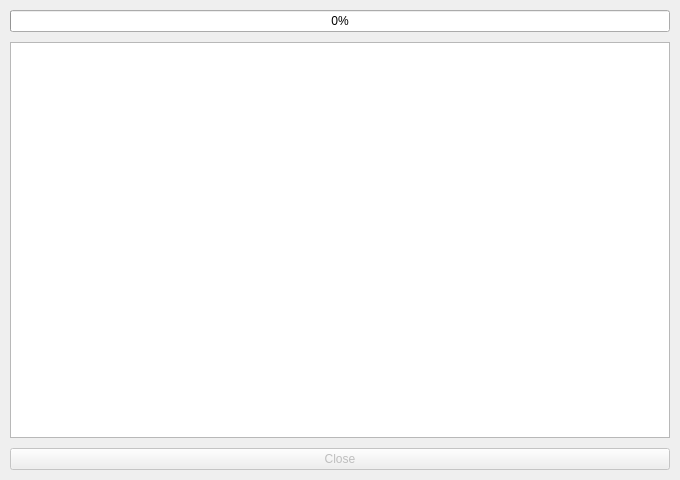
<?xml version="1.0" encoding="UTF-8"?>
<ui version="4.0">
 <class>OptimizationResultsDialog</class>
 <widget class="QDialog" name="OptimizationResultsDialog">
  <property name="geometry">
   <rect>
    <x>0</x>
    <y>0</y>
    <width>680</width>
    <height>480</height>
   </rect>
  </property>
  <property name="windowTitle">
   <string>Optimization Results</string>
  </property>
  <property name="locale">
   <locale language="English" country="UnitedStates"/>
  </property>
  <layout class="QVBoxLayout" name="verticalLayout">
   <property name="spacing">
    <number>10</number>
   </property>
   <property name="leftMargin">
    <number>10</number>
   </property>
   <property name="topMargin">
    <number>10</number>
   </property>
   <property name="rightMargin">
    <number>10</number>
   </property>
   <property name="bottomMargin">
    <number>10</number>
   </property>
   <item>
    <widget class="QProgressBar" name="progressBar">
     <property name="value">
      <number>0</number>
     </property>
    </widget>
   </item>
   <item>
    <widget class="QTableView" name="resultsView">
     <property name="showDropIndicator" stdset="0">
      <bool>false</bool>
     </property>
     <property name="selectionMode">
      <enum>QAbstractItemView::MultiSelection</enum>
     </property>
    </widget>
   </item>
   <item>
    <widget class="QPushButton" name="closeButton">
     <property name="enabled">
      <bool>false</bool>
     </property>
     <property name="text">
      <string>Close</string>
     </property>
     <property name="checked">
      <bool>false</bool>
     </property>
     <property name="autoDefault">
      <bool>false</bool>
     </property>
     <property name="flat">
      <bool>false</bool>
     </property>
    </widget>
   </item>
  </layout>
 </widget>
 <resources/>
 <connections>
  <connection>
   <sender>closeButton</sender>
   <signal>clicked()</signal>
   <receiver>OptimizationResultsDialog</receiver>
   <slot>accept()</slot>
   <hints>
    <hint type="sourcelabel">
     <x>339</x>
     <y>455</y>
    </hint>
    <hint type="destinationlabel">
     <x>339</x>
     <y>239</y>
    </hint>
   </hints>
  </connection>
 </connections>
</ui>
